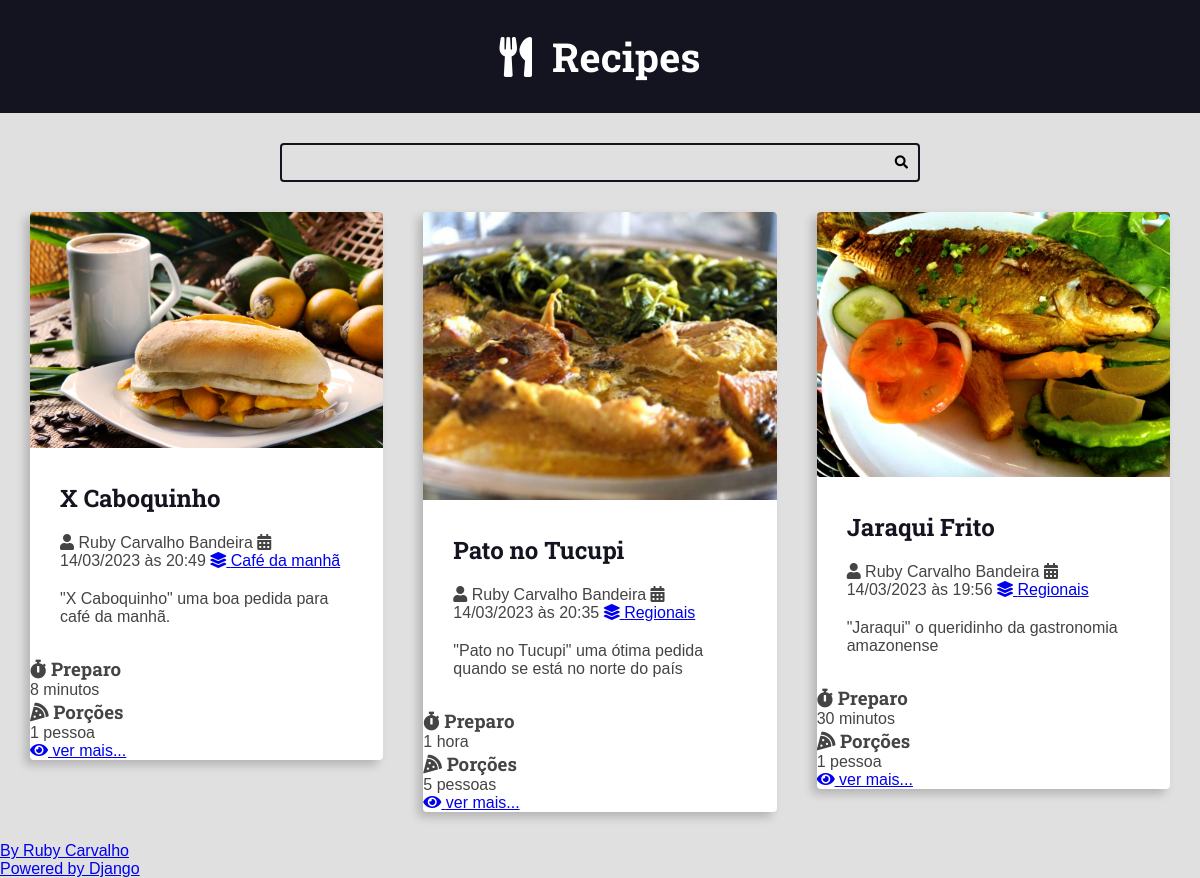
Before: / with the older database file.
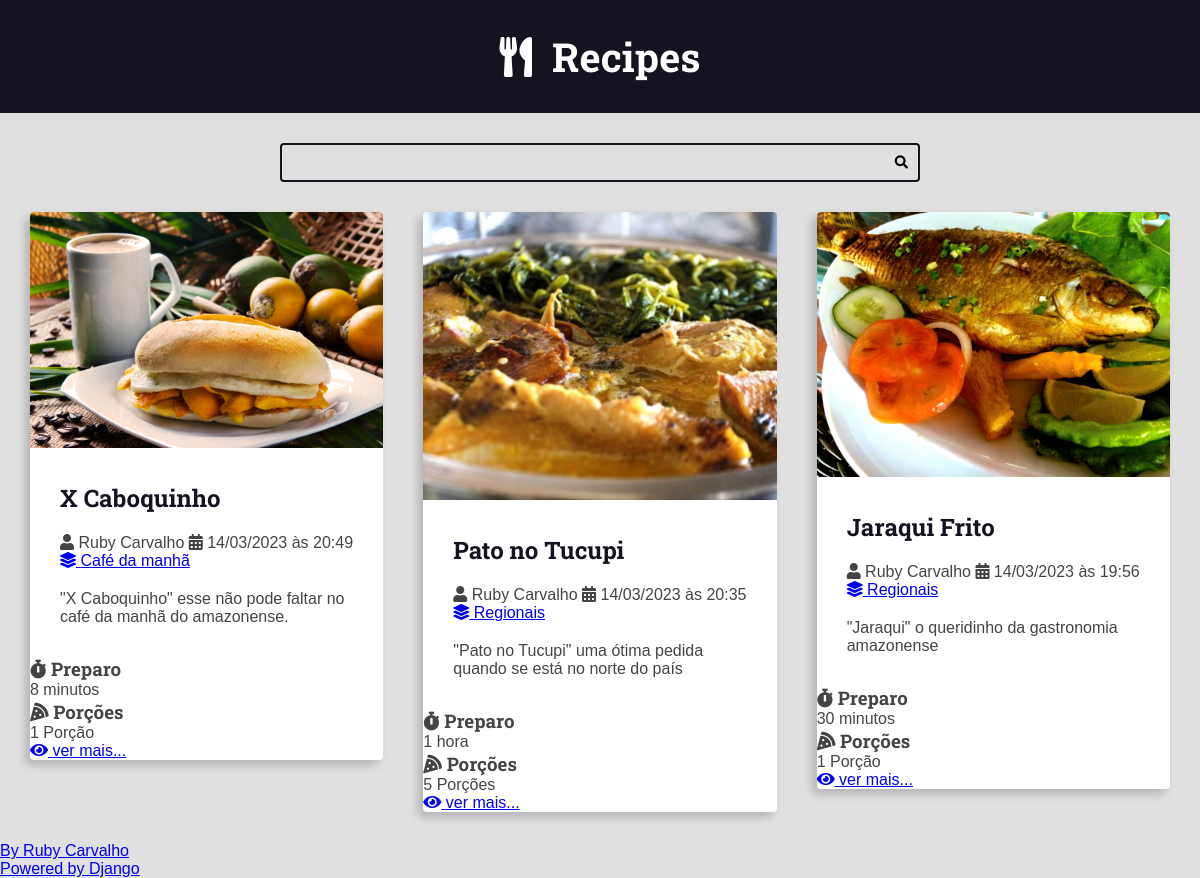
After: the same page with the newer database file.
### recipes/models.py (models this page shows, shortened)
class Recipe(models.Model):
    title = models.CharField(max_length=65)
    description = models.CharField(max_length=165)
    slug = models.SlugField()
    preparation_time = models.IntegerField()
    preparation_time_unit = models.CharField(max_length=65)
    servings = models.IntegerField()
    servings_unit = models.CharField(max_length=65)
    preparation_steps = models.TextField()
    preparation_steps_is_html = models.BooleanField(default=False)
    created_at = models.DateTimeField(auto_now_add=True)
    updated_at = models.DateTimeField(auto_now=True)
    is_published = models.BooleanField(default=False)
    cover = models.ImageField(
        upload_to='recipes/covers/%Y/%m/%d/', blank=True, default='')
    category = models.ForeignKey(
        Category, on_delete=models.SET_NULL, null=True
    )
    author = models.ForeignKey(
        User, on_delete=models.SET_NULL, null=True
    )

class Category(models.Model):
    name = models.CharField(max_length=65)

### recipes/views.py (the view)
# urls.py: 2. Add a URL to urlpatterns:  path('', views.home, name='home')
def home(request):
    recipes = Recipe.objects.filter(
        is_published=True
    ).order_by('-id')
    return render(request, 'recipes/pages/home.html', context={
        'recipes': recipes,
    })

### recipes/templates/recipes/pages/home.html (shortened to what this page needs)
{% extends 'global/base.html' %}
{% block content %}
<div class="main-content main-content-list container">
    {% for recipe in recipes %}
        {% include 'recipes/partials/recipe.html' %}
    {% endfor %}
</div>
{% endblock content %}

### recipes/templates/recipes/partials/recipe.html (shortened to what this page needs)
<div class="recipe recipe-list-item">
    {% if recipe.cover %}
        <div class="recipe-cover">
            <a href="{% url 'recipes:recipe' recipe.id %}">
                <img src="{{ recipe.cover.url }}" alt="Temporário">
            </a>
        </div>
    {% endif %}
    <div class="recipe-title-container">
        <h2 class="recipe-title">
            <a href="{% url 'recipes:recipe' recipe.id %}">
                {{ recipe.title }}
            </a>
        </h2>
    </div>
    <div class="recipe-author">
        <span class="recipe-author-item">
            <i class="fas fa-user"></i>
            {% if recipe.author.first_name %}
                {{ recipe.author.first_name }} {{ recipe.author.last_name }}
            {% else %}
                {{ recipe.author.username }}
            {% endif %}
        </span>
        <span class="recipe-author-item">
            <i class="fas fa-calendar-alt"></i>
            {{ recipe.created_at|date:"d/m/Y" }} às {{ recipe.created_at|date:"H:i" }}
        </span>
        <span class="recipe-author-item">
            <a href="{% url 'recipes:category' recipe.category.id %}">
                <i class="fas fa-layer-group"></i>
                <span>{{ recipe.category.name }}</span>
            </a>
        </span>
    </div>
    <div class="recipe-content">
        <p>{{ recipe.description }}</p>
    </div>
    <div class="recipe-meta-container">
        <div class="recipe-meta recipe-preparation">
            <h3 class="recipe-meta-title"><i class="fas fa-stopwatch"></i> Preparo</h3>
            <div class="recipe-meta-text">
                {{ recipe.preparation_time }} {{ recipe.preparation_time_unit }}
            </div>
        </div>
        <div class="recipe-meta recipe-servings">
            <h3 class="recipe-meta-title"><i class="fas fa-pizza-slice"></i> Porções</h3>
            <div class="recipe-meta-text">
                {{ recipe.servings }} {{ recipe.servings_unit }}
            </div>
        </div>
    </div>
    {% if is_detail_page is not True %}
        <footer class="recipe-footer">
            <a class="recipe-read-more button button-dark button-full-width" href="{% url 'recipes:recipe' recipe.id %}">
                <i class="fas fa-eye"></i>
                <span>ver mais...</span>
            </a>
        </footer>
    {% endif %}
</div>

Changed rows visible on the page:
changed Recipe "X Caboquinho": author.last_name "Carvalho Bandeira" → "Carvalho"; description "\"X Caboquinho\" uma boa pedida para café da manhã." → "\"X Caboquinho\" esse não pode faltar no café da manhã do amazonense."; servings_unit "pessoa" → "Porção"
changed Recipe "Pato no Tucupi": author.last_name "Carvalho Bandeira" → "Carvalho"; servings_unit "pessoas" → "Porções"
changed Recipe "Jaraqui Frito": author.last_name "Carvalho Bandeira" → "Carvalho"; servings_unit "pessoa" → "Porção"
